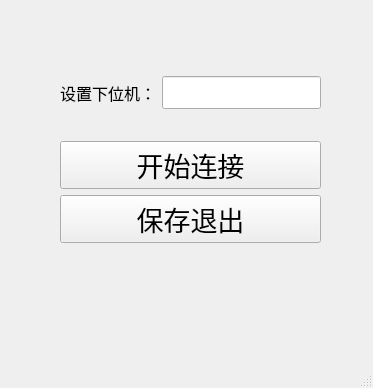
<?xml version="1.0" encoding="UTF-8"?>
<ui version="4.0">
 <class>MainWindow</class>
 <widget class="QMainWindow" name="MainWindow">
  <property name="geometry">
   <rect>
    <x>0</x>
    <y>0</y>
    <width>373</width>
    <height>388</height>
   </rect>
  </property>
  <property name="windowTitle">
   <string>MainWindow</string>
  </property>
  <widget class="QWidget" name="centralwidget">
   <widget class="QWidget" name="layoutWidget">
    <property name="geometry">
     <rect>
      <x>60</x>
      <y>50</y>
      <width>261</width>
      <height>221</height>
     </rect>
    </property>
    <layout class="QVBoxLayout" name="verticalLayout_2">
     <item>
      <layout class="QHBoxLayout" name="horizontalLayout">
       <item>
        <widget class="QLabel" name="label">
         <property name="font">
          <font>
           <pointsize>12</pointsize>
          </font>
         </property>
         <property name="text">
          <string>设置下位机：</string>
         </property>
        </widget>
       </item>
       <item>
        <widget class="QLineEdit" name="lineEdit">
         <property name="font">
          <font>
           <pointsize>16</pointsize>
          </font>
         </property>
        </widget>
       </item>
      </layout>
     </item>
     <item>
      <layout class="QVBoxLayout" name="verticalLayout">
       <item>
        <widget class="QPushButton" name="pushButton">
         <property name="font">
          <font>
           <pointsize>20</pointsize>
          </font>
         </property>
         <property name="text">
          <string>开始连接</string>
         </property>
        </widget>
       </item>
       <item>
        <widget class="QPushButton" name="pushButton_2">
         <property name="font">
          <font>
           <pointsize>20</pointsize>
          </font>
         </property>
         <property name="text">
          <string>保存退出</string>
         </property>
        </widget>
       </item>
      </layout>
     </item>
    </layout>
   </widget>
  </widget>
  <widget class="QMenuBar" name="menubar">
   <property name="geometry">
    <rect>
     <x>0</x>
     <y>0</y>
     <width>373</width>
     <height>23</height>
    </rect>
   </property>
  </widget>
  <widget class="QStatusBar" name="statusbar"/>
 </widget>
 <resources/>
 <connections/>
</ui>
